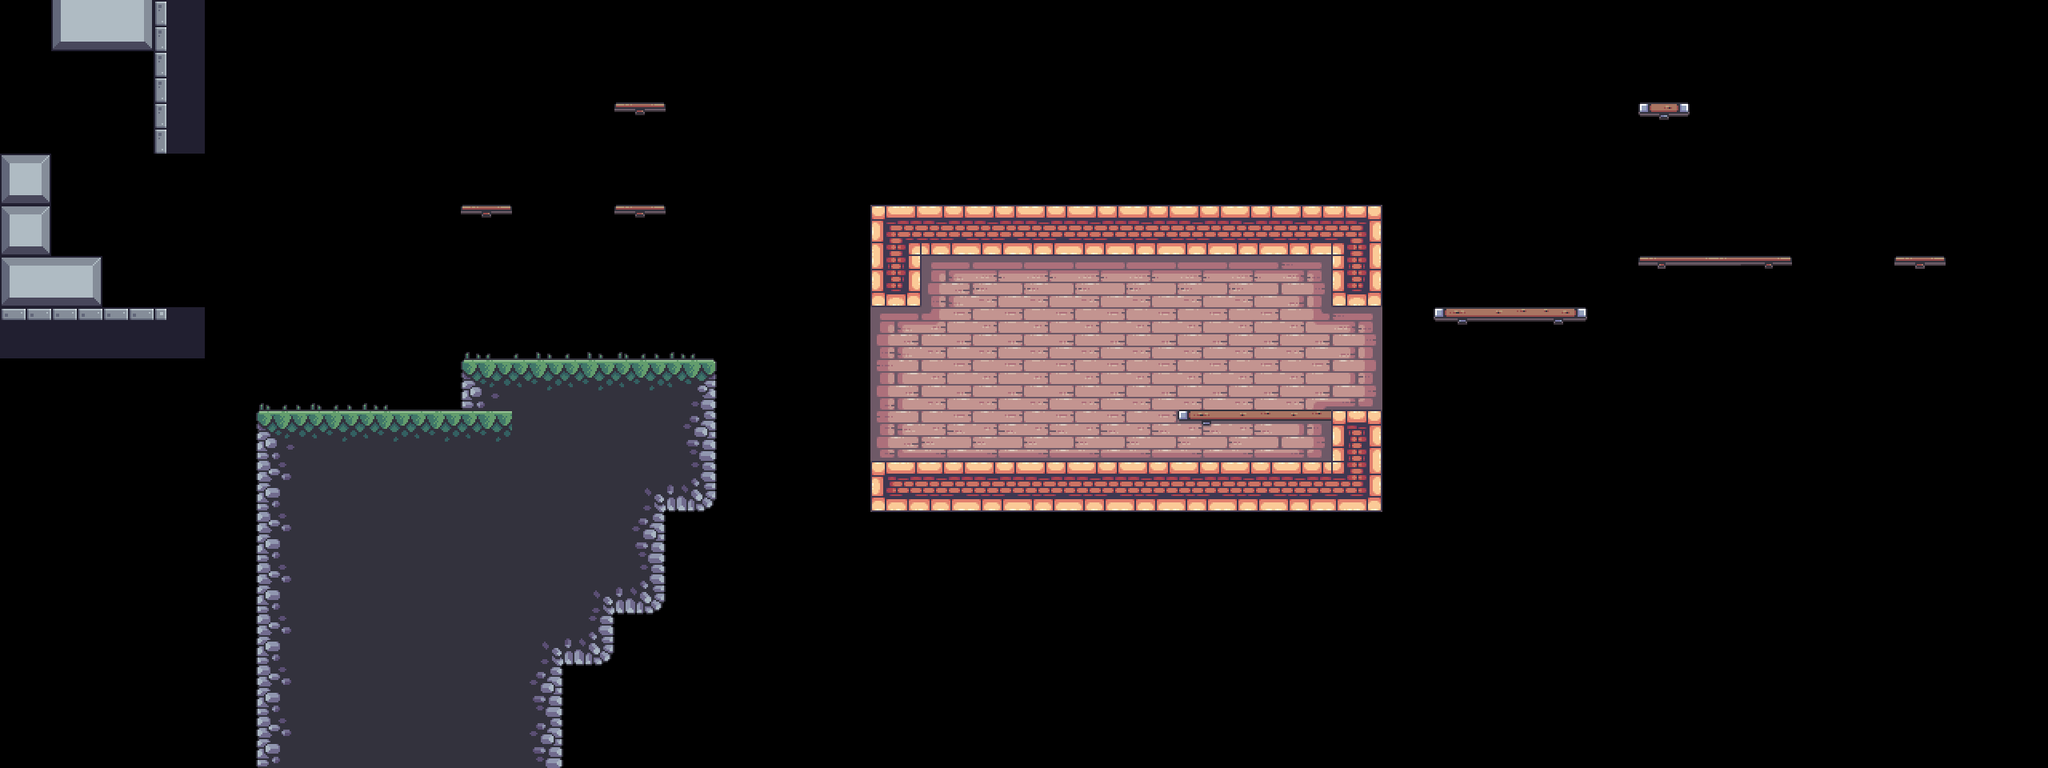

A level layout from a 2D game, rendered from its tile map. Below: a short description, then the map file with tile-grid data replaced by summaries:
An orthogonal 40x15 tile map with 64x64 px tiles, 4 tile layers (BG, Terrain, Platforms, FG), 8 tilesets and 54 objects (9x static, 4x skull, 3x palm_small, 3x saw, 2x candle, ...).

<map version="1.10" tiledversion="1.11.2" orientation="orthogonal" renderorder="right-down" width="40" height="15" tilewidth="64" tileheight="64" infinite="0" nextlayerid="15" nextobjectid="121">
 <tileset firstgid="1" source="../tilesets/outside.tsx" />
 <tileset firstgid="49" source="../tilesets/items.tsx" />
 <tileset firstgid="54" source="../tilesets/inside.tsx" />
 <tileset firstgid="150" source="../tilesets/extra.tsx" />
 <tileset firstgid="216" source="../tilesets/objects.tsx" />
 <tileset firstgid="257" source="../tilesets/platforms.tsx" />
 <tileset firstgid="265" source="../tilesets/enemies.tsx" />
 <tileset firstgid="265" source="../tilesets/grass.tsx" />
 <layer id="9" name="BG" width="40" height="15">
  <data>[600 cells, 40 non-empty, 14 distinct tile ids]</data>
 </layer>
 <objectgroup id="12" name="BG details" class="window">
  <object id="49" name="candle" gid="231" x="1152.5" y="503" width="64" height="64" />
  <object id="50" name="candle" gid="231" x="1411" y="504.5" width="64" height="64" />
  <object id="51" name="window" gid="232" x="1560.5" y="424.5" width="64" height="64" />
  <object id="52" name="window" gid="232" x="1208.5" y="438.5" width="64" height="64" />
  <object id="53" name="big_chain" gid="233" x="1344" y="438" width="64" height="116" />
  <object id="54" name="small_chain" gid="234" x="1434.67" y="382.333" width="64" height="62" />
  <object id="55" name="static" gid="235" x="1381" y="574" width="14" height="34" />
  <object id="56" name="static" gid="236" x="1582.67" y="575" width="30" height="14" />
  <object id="57" name="static" gid="237" x="1309.67" y="575" width="14" height="28" />
  <object id="58" name="static" gid="238" x="1246.67" y="574.667" width="24" height="14" />
  <object id="59" name="static" gid="239" x="1452.67" y="573.333" width="42" height="44" />
  <object id="60" name="static" gid="240" x="1591" y="572.333" width="42" height="44" />
  <object id="61" name="static" gid="241" x="1498" y="502" width="52" height="178" />
  <object id="62" name="static" gid="242" x="1268.67" y="501.333" width="52" height="178" />
  <object id="63" name="static" gid="243" x="1094" y="575" width="82" height="98" />
 </objectgroup>
 <layer id="1" name="Terrain" width="40" height="15">
  <data>[600 cells, 94 non-empty, 23 distinct tile ids]</data>
 </layer>
 <layer id="5" name="Platforms" width="40" height="15">
  <data>[600 cells, 14 non-empty, 8 distinct tile ids]</data>
 </layer>
 <layer id="10" name="FG" width="40" height="15">
  <data>[600 cells, 8 non-empty, 3 distinct tile ids]</data>
 </layer>
 <objectgroup id="4" name="Objects">
  <object id="4" name="flag" gid="219" x="1664" y="256" width="68" height="186" />
  <object id="6" name="crate" gid="218" x="494.5" y="513.25" width="50" height="36" />
  <object id="7" name="crate" gid="218" x="525.5" y="477.25" width="50" height="36" />
  <object id="9" name="barrel" gid="216" x="530.5" y="513" width="46" height="50" />
  <object id="11" name="palm_large" gid="220" x="306.333" y="546" width="78" height="136" />
  <object id="12" name="palm_small" gid="222" x="1095.33" y="277.33" width="80" height="103" />
  <object id="13" name="palm_small" gid="222" x="1245.33" y="261.33" width="80" height="103" />
  <object id="14" name="palm_small" gid="222" x="1202" y="287.33" width="80" height="103" />
  <object id="15" name="player" gid="223" x="627.851" y="-145.53" width="74" height="56" />
  <object id="27" name="palm_bg" gid="217" x="768" y="448" width="128" height="128" />
  <object id="43" name="palm_bg_left" gid="228" x="245" y="562" width="104" height="106" />
  <object id="44" name="palm_bg_right" gid="229" x="866" y="496" width="104" height="106" />
  <object id="65" name="saw" x="64" y="576" width="64" height="64">
   <properties>
    <property name="speed" type="int" value="0" />
   </properties>
  </object>
  <object id="69" name="floor_spike" gid="226" x="64" y="320" width="64" height="64">
   <properties>
    <property name="inverted" type="bool" value="false" />
   </properties>
  </object>
  <object id="71" name="floor_spike" gid="1073742050" x="64" y="128" width="64" height="64">
   <properties>
    <property name="inverted" type="bool" value="true" />
   </properties>
  </object>
 </objectgroup>
 <objectgroup id="13" name="Moving Objects">
  <object id="66" name="boat" x="1790.67" y="619.333" width="768" height="38">
   <properties>
    <property name="flip" type="bool" value="true" />
    <property name="platform" type="bool" value="true" />
    <property name="speed" type="int" value="60" />
   </properties>
  </object>
  <object id="67" name="saw" x="0" y="512" width="300" height="10">
   <properties>
    <property name="flip" type="bool" value="false" />
    <property name="platform" type="bool" value="false" />
    <property name="speed" type="int" value="60" />
   </properties>
  </object>
  <object id="68" name="saw" x="182" y="536" width="10" height="320">
   <properties>
    <property name="flip" type="bool" value="false" />
    <property name="platform" type="bool" value="false" />
    <property name="speed" type="int" value="100" />
   </properties>
  </object>
  <object id="73" name="spike" gid="227" x="384" y="256" width="54" height="54">
   <properties>
    <property name="end_angle" type="int" value="180" />
    <property name="platform" type="bool" value="false" />
    <property name="radius" type="int" value="100" />
    <property name="speed" type="int" value="50" />
    <property name="start_angle" type="int" value="0" />
   </properties>
  </object>
  <object id="74" name="helicopter" x="341" y="114" width="10" height="320">
   <properties>
    <property name="flip" type="bool" value="false" />
    <property name="platform" type="bool" value="true" />
    <property name="speed" type="int" value="100" />
   </properties>
  </object>
  <object id="75" name="helicopter" x="657" y="177" width="300" height="10">
   <properties>
    <property name="flip" type="bool" value="false" />
    <property name="platform" type="bool" value="true" />
    <property name="speed" type="int" value="60" />
   </properties>
  </object>
 </objectgroup>
 <objectgroup id="7" name="Items">
  <object id="22" name="diamond" gid="49" x="512" y="384" width="64" height="64" />
  <object id="23" name="gold" gid="50" x="1088" y="448" width="64" height="64" />
  <object id="24" name="potion" gid="51" x="512" y="320" width="64" height="64" />
  <object id="25" name="silver" gid="52" x="704" y="256" width="64" height="64" />
  <object id="26" name="skull" gid="53" x="576" y="256" width="64" height="64" />
  <object id="78" name="skull" gid="53" x="576" y="64" width="64" height="64" />
  <object id="79" name="skull" gid="53" x="832" y="128" width="64" height="64" />
  <object id="80" name="skull" gid="53" x="704" y="64" width="64" height="64" />
 </objectgroup>
 <objectgroup id="6" name="Enemies">
  <object id="36" name="shell" gid="224" x="192" y="384" width="76" height="46">
   <properties>
    <property name="reverse" type="bool" value="true" />
   </properties>
  </object>
  <object id="38" name="tooth" gid="225" x="1318" y="570" width="48" height="46" />
  <object id="39" name="shell" gid="224" x="576" y="448" width="76" height="46">
   <properties>
    <property name="reverse" type="bool" value="false" />
   </properties>
  </object>
  <object id="98" name="bombastic" gid="2147483892" x="988" y="248" width="128" height="120" />
  <object id="103" name="archer" gid="2147483900" x="1401" y="259" width="80" height="98" />
  <object id="113" name="tooth" gid="225" x="1536" y="250.333" width="48" height="46" />
  <object id="115" name="ice wizard" gid="253" x="447.667" y="158" width="90" height="75" />
  </objectgroup>
 <objectgroup id="2" name="Water">
  <!-- 1 objects omitted --></objectgroup>
 <objectgroup id="8" name="Data">
  <!-- 1 objects omitted --></objectgroup>
</map>
<!-- 3 of 54 objects omitted -->
